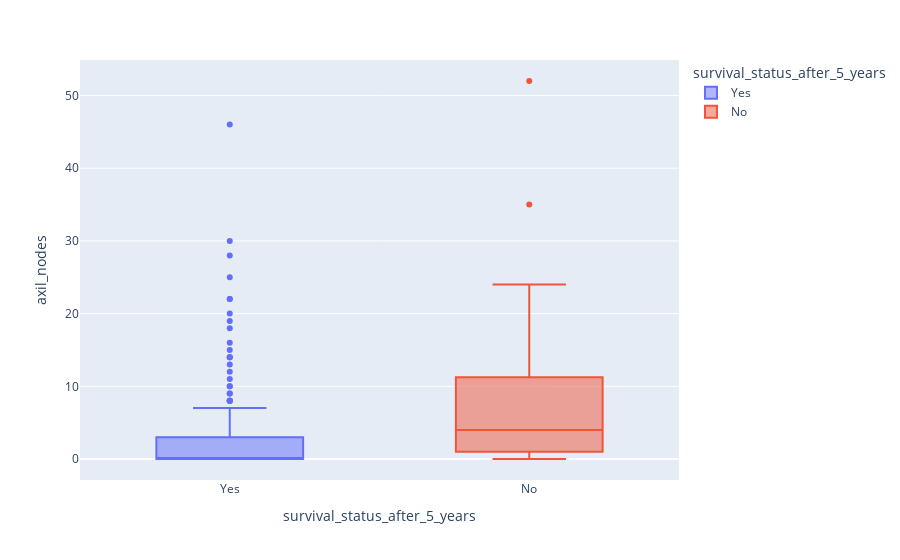

Write notebook code for a chart like this one.
### Code cell
col='axil_nodes'  
px.box(df,'survival_status_after_5_years',col,color='survival_status_after_5_years')

### Figure 1 — Plotly figure (JSON) as saved in the notebook; plotly's stock layout.template omitted (floating-point values rounded to 4 significant figures; data arrays with more than 128 entries replaced by an {"elided": "..."} marker saying what was removed)
{"data": [{"alignmentgroup": "True", "hovertemplate": "survival_status_after_5_years=%{x}<br>axil_nodes=%{y}<extra></extra>", "legendgroup": "Yes", "marker": {"color": "#636efa"}, "name": "Yes", "notched": false, "offsetgroup": "Yes", "orientation": "v", "showlegend": true, "type": "box", "x": {"elided": "225 str values"}, "x0": " ", "xaxis": "x", "y": {"elided": "225 int values"}, "y0": " ", "yaxis": "y"}, {"alignmentgroup": "True", "hovertemplate": "survival_status_after_5_years=%{x}<br>axil_nodes=%{y}<extra></extra>", "legendgroup": "No", "marker": {"color": "#EF553B"}, "name": "No", "notched": false, "offsetgroup": "No", "orientation": "v", "showlegend": true, "type": "box", "x": ["No", "No", "No", "No", "No", "No", "No", "No", "No", "No", "No", "No", "No", "No", "No", "No", "No", "No", "No", "No", "No", "No", "No", "No", "No", "No", "No", "No", "No", "No", "No", "No", "No", "No", "No", "No", "No", "No", "No", "No", "No", "No", "No", "No", "No", "No", "No", "No", "No", "No", "No", "No", "No", "No", "No", "No", "No", "No", "No", "No", "No", "No", "No", "No", "No", "No", "No", "No", "No", "No", "No", "No", "No", "No", "No", "No", "No", "No", "No", "No", "No"], "x0": " ", "xaxis": "x", "y": [0, 9, 21, 0, 23, 0, 0, 1, 0, 52, 2, 0, 0, 6, 9, 19, 6, 0, 1, 2, 3, 5, 20, 23, 0, 0, 11, 11, 7, 0, 10, 13, 0, 13, 3, 3, 2, 3, 4, 4, 1, 3, 9, 24, 12, 11, 23, 5, 7, 6, 15, 9, 3, 5, 14, 1, 35, 17, 0, 5, 0, 1, 13, 0, 19, 1, 0, 2, 22, 15, 0, 13, 8, 1, 8, 0, 4, 0, 3, 1, 2], "y0": " ", "yaxis": "y"}], "layout": {"boxmode": "overlay", "legend": {"title": {"text": "survival_status_after_5_years"}, "tracegroupgap": 0}, "margin": {"t": 60}, "xaxis": {"anchor": "y", "categoryarray": ["Yes", "No"], "categoryorder": "array", "domain": [0, 1], "title": {"text": "survival_status_after_5_years"}}, "yaxis": {"anchor": "x", "domain": [0, 1], "title": {"text": "axil_nodes"}}}}
